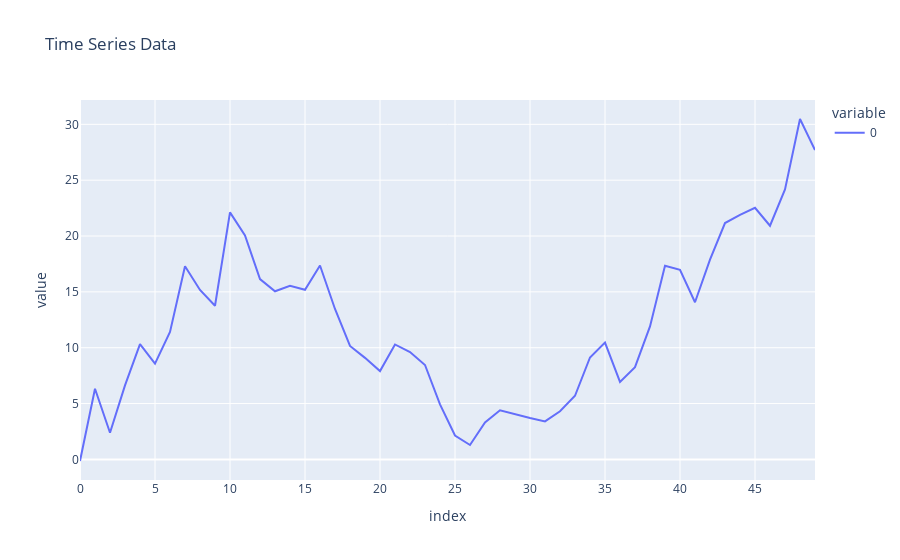

Notebook code cell kept with this figure:
### Code cell
fig = px.line(data_B, title='Time Series Data')
fig.show()

### Figure 1 — Plotly figure (JSON) as saved in the notebook; plotly's stock layout.template omitted (floating-point values rounded to 4 significant figures)
{"data": [{"hovertemplate": "variable=0<br>index=%{x}<br>value=%{y}<extra></extra>", "legendgroup": "0", "line": {"color": "#636efa", "dash": "solid"}, "marker": {"symbol": "circle"}, "mode": "lines", "name": "0", "orientation": "v", "showlegend": true, "type": "scatter", "x": [0, 1, 2, 3, 4, 5, 6, 7, 8, 9, 10, 11, 12, 13, 14, 15, 16, 17, 18, 19, 20, 21, 22, 23, 24, 25, 26, 27, 28, 29, 30, 31, 32, 33, 34, 35, 36, 37, 38, 39, 40, 41, 42, 43, 44, 45, 46, 47, 48, 49], "xaxis": "x", "y": [-0.1424, 6.33, 2.391, 6.631, 10.32, 8.571, 11.41, 17.3, 15.17, 13.75, 22.12, 20.06, 16.15, 15.05, 15.55, 15.19, 17.36, 13.47, 10.16, 9.091, 7.908, 10.29, 9.618, 8.455, 4.928, 2.141, 1.292, 3.308, 4.395, 4.03, 3.699, 3.406, 4.315, 5.693, 9.125, 10.46, 6.936, 8.256, 11.91, 17.34, 16.98, 14.07, 17.89, 21.16, 21.9, 22.53, 20.92, 24.17, 30.48, 27.7], "yaxis": "y"}], "layout": {"legend": {"title": {"text": "variable"}, "tracegroupgap": 0}, "title": {"text": "Time Series Data"}, "xaxis": {"anchor": "y", "domain": [0, 1], "title": {"text": "index"}}, "yaxis": {"anchor": "x", "domain": [0, 1], "title": {"text": "value"}}}}
